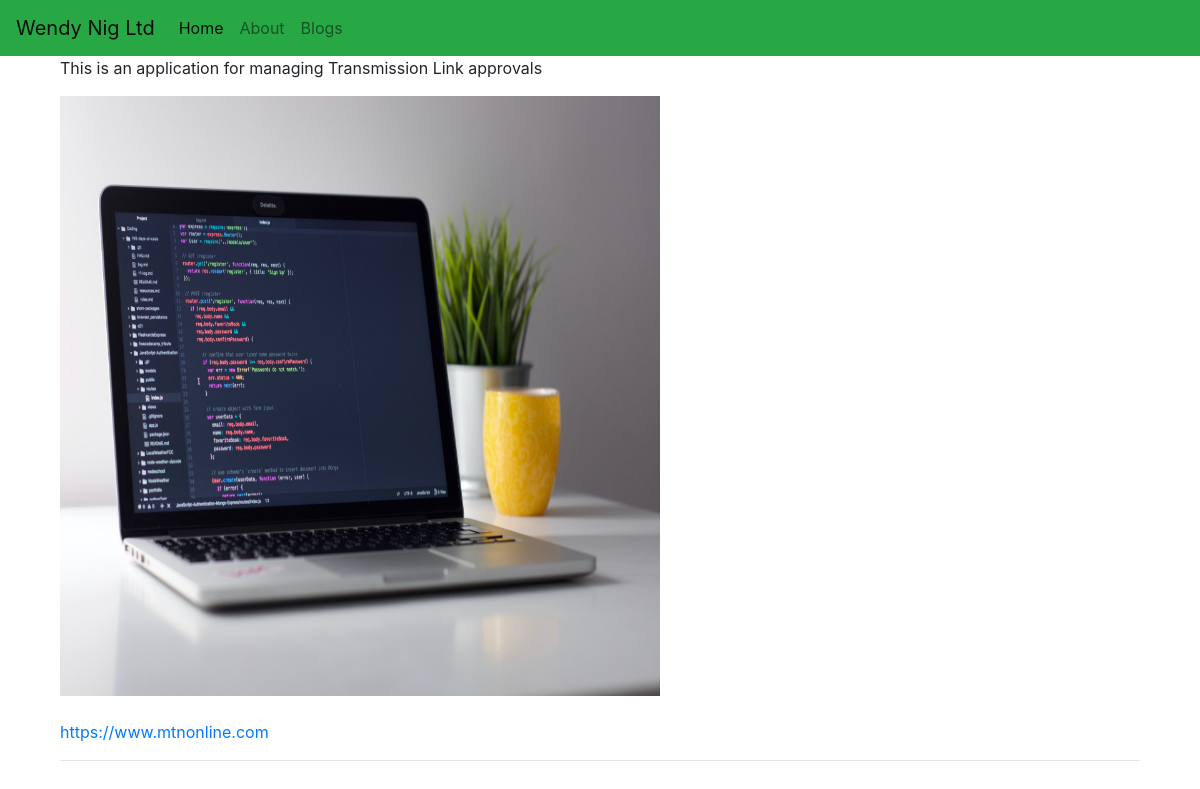
The app's page /project_detail/3/ with its own data.
### portfolio/models.py (models this page shows, shortened)
class Project(models.Model):
    title = models.CharField(max_length=100)
    description = models.CharField(max_length=250)
    image = models.ImageField(upload_to="portfolio/images/")
    url = models.URLField(blank=True)

### portfolio/views.py (the view)
# urls.py: path('project_detail/<int:project_id>/', views.project_detail, name='project_detail'),
def project_detail(request, project_id):
    project = get_object_or_404(Project, pk=project_id)
    context = {'project': project}
    return render(request, 'portfolio/project-detail.html', context)

### portfolio/templates/portfolio/project-detail.html
{% extends "portfolio/base.html" %}
{% block content %}
    <div class="container">
        <h1>{{project.title}}</h1>
        <p>{{project.description}}</p>
        <img src="{{project.image.url}}" alt="project's image" height="600" width="600">
        <br>
        <br>
        {% if project.url %}
            <a href="{{project.url}}" target="blank">{{project.url}}</a>
            <hr>
        {% endif %}
    </div>
{% endblock content %}

### blog/static/blog/css/mystyle.css (style rules this page uses)
.loader { filter:hue-rotate(0deg); color:linear-gradient(45deg,#0f8,#08f); animation:hue 10000ms infinite linear; }

### records on screen
Project: description "This is an application for managing Transmission Link approvals", image (picture), url "https://www.mtnonline.com"
